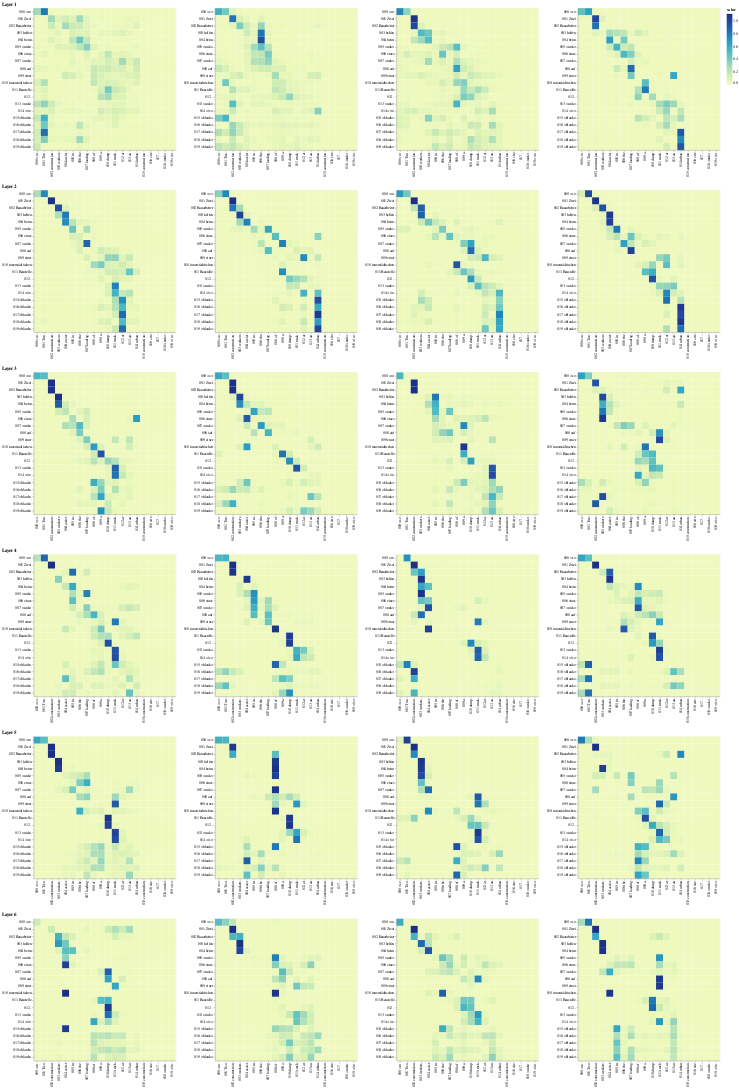

This figure's notebook cell:
### Markdown cell above
## Decoder Src Attention

### Code cell
def viz_decoder_src():
    model, example_data = run_model_example(n_examples=1)
    example = example_data[len(example_data) - 1]

    layer_viz = [
        visualize_layer(
            model,
            layer,
            get_decoder_src,
            max(len(example[1]), len(example[2])),
            example[1],
            example[2],
        )
        for layer in range(6)
    ]
    return alt.hconcat(
        layer_viz[0]
        & layer_viz[1]
        & layer_viz[2]
        & layer_viz[3]
        & layer_viz[4]
        & layer_viz[5]
    )


show_example(viz_decoder_src)

### Figure 1 — Vega-Lite specification as saved in the notebook (floating-point values rounded to 4 significant figures; data arrays with more than 128 entries replaced by an {"elided": "..."} marker saying what was removed)
{"config": {"view": {"continuousWidth": 400, "continuousHeight": 300}}, "hconcat": [{"vconcat": [{"hconcat": [{"data": {"name": "data-9c147d9bd7849dd3e0aec2409cef5d0b"}, "mark": "rect", "encoding": {"color": {"type": "quantitative", "field": "value"}, "tooltip": [{"type": "quantitative", "field": "row"}, {"type": "quantitative", "field": "column"}, {"type": "quantitative", "field": "value"}, {"type": "nominal", "field": "row_token"}, {"type": "nominal", "field": "col_token"}], "x": {"type": "nominal", "axis": {"title": ""}, "field": "col_token"}, "y": {"type": "nominal", "axis": {"title": ""}, "field": "row_token"}}, "height": 400, "selection": {"selector098": {"type": "interval", "bind": "scales", "encodings": ["x", "y"]}}, "width": 400}, {"data": {"name": "data-cc3695347d6837659bf9b734f52e812c"}, "mark": "rect", "encoding": {"color": {"type": "quantitative", "field": "value"}, "tooltip": [{"type": "quantitative", "field": "row"}, {"type": "quantitative", "field": "column"}, {"type": "quantitative", "field": "value"}, {"type": "nominal", "field": "row_token"}, {"type": "nominal", "field": "col_token"}], "x": {"type": "nominal", "axis": {"title": ""}, "field": "col_token"}, "y": {"type": "nominal", "axis": {"title": ""}, "field": "row_token"}}, "height": 400, "selection": {"selector100": {"type": "interval", "bind": "scales", "encodings": ["x", "y"]}}, "width": 400}, {"data": {"name": "data-64b879210ace35115bb11ca8cde23f9c"}, "mark": "rect", "encoding": {"color": {"type": "quantitative", "field": "value"}, "tooltip": [{"type": "quantitative", "field": "row"}, {"type": "quantitative", "field": "column"}, {"type": "quantitative", "field": "value"}, {"type": "nominal", "field": "row_token"}, {"type": "nominal", "field": "col_token"}], "x": {"type": "nominal", "axis": {"title": ""}, "field": "col_token"}, "y": {"type": "nominal", "axis": {"title": ""}, "field": "row_token"}}, "height": 400, "selection": {"selector102": {"type": "interval", "bind": "scales", "encodings": ["x", "y"]}}, "width": 400}, {"data": {"name": "data-25b355656d3d4861730d285923e48c5f"}, "mark": "rect", "encoding": {"color": {"type": "quantitative", "field": "value"}, "tooltip": [{"type": "quantitative", "field": "row"}, {"type": "quantitative", "field": "column"}, {"type": "quantitative", "field": "value"}, {"type": "nominal", "field": "row_token"}, {"type": "nominal", "field": "col_token"}], "x": {"type": "nominal", "axis": {"title": ""}, "field": "col_token"}, "y": {"type": "nominal", "axis": {"title": ""}, "field": "row_token"}}, "height": 400, "selection": {"selector104": {"type": "interval", "bind": "scales", "encodings": ["x", "y"]}}, "width": 400}]}, {"vconcat": [{"hconcat": [{"data": {"name": "data-4dd2c253db8a3621a613ed5d441ec6ed"}, "mark": "rect", "encoding": {"color": {"type": "quantitative", "field": "value"}, "tooltip": [{"type": "quantitative", "field": "row"}, {"type": "quantitative", "field": "column"}, {"type": "quantitative", "field": "value"}, {"type": "nominal", "field": "row_token"}, {"type": "nominal", "field": "col_token"}], "x": {"type": "nominal", "axis": {"title": ""}, "field": "col_token"}, "y": {"type": "nominal", "axis": {"title": ""}, "field": "row_token"}}, "height": 400, "selection": {"selector106": {"type": "interval", "bind": "scales", "encodings": ["x", "y"]}}, "width": 400}, {"data": {"name": "data-572ef0b3ba0a20638b802d2d0173caf9"}, "mark": "rect", "encoding": {"color": {"type": "quantitative", "field": "value"}, "tooltip": [{"type": "quantitative", "field": "row"}, {"type": "quantitative", "field": "column"}, {"type": "quantitative", "field": "value"}, {"type": "nominal", "field": "row_token"}, {"type": "nominal", "field": "col_token"}], "x": {"type": "nominal", "axis": {"title": ""}, "field": "col_token"}, "y": {"type": "nominal", "axis": {"title": ""}, "field": "row_token"}}, "height": 400, "selection": {"selector108": {"type": "interval", "bind": "scales", "encodings": ["x", "y"]}}, "width": 400}, {"data": {"name": "data-3b4c51081a5ff1d98843bc63207617a1"}, "mark": "rect", "encoding": {"color": {"type": "quantitative", "field": "value"}, "tooltip": [{"type": "quantitative", "field": "row"}, {"type": "quantitative", "field": "column"}, {"type": "quantitative", "field": "value"}, {"type": "nominal", "field": "row_token"}, {"type": "nominal", "field": "col_token"}], "x": {"type": "nominal", "axis": {"title": ""}, "field": "col_token"}, "y": {"type": "nominal", "axis": {"title": ""}, "field": "row_token"}}, "height": 400, "selection": {"selector110": {"type": "interval", "bind": "scales", "encodings": ["x", "y"]}}, "width": 400}, {"data": {"name": "data-3c32dd55eb0693837a7f5c903f2fad4b"}, "mark": "rect", "encoding": {"color": {"type": "quantitative", "field": "value"}, "tooltip": [{"type": "quantitative", "field": "row"}, {"type": "quantitative", "field": "column"}, {"type": "quantitative", "field": "value"}, {"type": "nominal", "field": "row_token"}, {"type": "nominal", "field": "col_token"}], "x": {"type": "nominal", "axis": {"title": ""}, "field": "col_token"}, "y": {"type": "nominal", "axis": {"title": ""}, "field": "row_token"}}, "height": 400, "selection": {"selector112": {"type": "interval", "bind": "scales", "encodings": ["x", "y"]}}, "width": 400}]}], "title": "Layer 2"}, {"vconcat": [{"hconcat": [{"data": {"name": "data-ce78d4126dc75183b4bedd6cc350e7e0"}, "mark": "rect", "encoding": {"color": {"type": "quantitative", "field": "value"}, "tooltip": [{"type": "quantitative", "field": "row"}, {"type": "quantitative", "field": "column"}, {"type": "quantitative", "field": "value"}, {"type": "nominal", "field": "row_token"}, {"type": "nominal", "field": "col_token"}], "x": {"type": "nominal", "axis": {"title": ""}, "field": "col_token"}, "y": {"type": "nominal", "axis": {"title": ""}, "field": "row_token"}}, "height": 400, "selection": {"selector114": {"type": "interval", "bind": "scales", "encodings": ["x", "y"]}}, "width": 400}, {"data": {"name": "data-04fa494a821350ffc4f2f6ebcdd1ccc8"}, "mark": "rect", "encoding": {"color": {"type": "quantitative", "field": "value"}, "tooltip": [{"type": "quantitative", "field": "row"}, {"type": "quantitative", "field": "column"}, {"type": "quantitative", "field": "value"}, {"type": "nominal", "field": "row_token"}, {"type": "nominal", "field": "col_token"}], "x": {"type": "nominal", "axis": {"title": ""}, "field": "col_token"}, "y": {"type": "nominal", "axis": {"title": ""}, "field": "row_token"}}, "height": 400, "selection": {"selector116": {"type": "interval", "bind": "scales", "encodings": ["x", "y"]}}, "width": 400}, {"data": {"name": "data-e55269e760d496d734b4575168aae80e"}, "mark": "rect", "encoding": {"color": {"type": "quantitative", "field": "value"}, "tooltip": [{"type": "quantitative", "field": "row"}, {"type": "quantitative", "field": "column"}, {"type": "quantitative", "field": "value"}, {"type": "nominal", "field": "row_token"}, {"type": "nominal", "field": "col_token"}], "x": {"type": "nominal", "axis": {"title": ""}, "field": "col_token"}, "y": {"type": "nominal", "axis": {"title": ""}, "field": "row_token"}}, "height": 400, "selection": {"selector118": {"type": "interval", "bind": "scales", "encodings": ["x", "y"]}}, "width": 400}, {"data": {"name": "data-308c11caf7390c52be2bffea0c5e702c"}, "mark": "rect", "encoding": {"color": {"type": "quantitative", "field": "value"}, "tooltip": [{"type": "quantitative", "field": "row"}, {"type": "quantitative", "field": "column"}, {"type": "quantitative", "field": "value"}, {"type": "nominal", "field": "row_token"}, {"type": "nominal", "field": "col_token"}], "x": {"type": "nominal", "axis": {"title": ""}, "field": "col_token"}, "y": {"type": "nominal", "axis": {"title": ""}, "field": "row_token"}}, "height": 400, "selection": {"selector120": {"type": "interval", "bind": "scales", "encodings": ["x", "y"]}}, "width": 400}]}], "title": "Layer 3"}, {"vconcat": [{"hconcat": [{"data": {"name": "data-47264950b926e38dfa18eac07f1a9b62"}, "mark": "rect", "encoding": {"color": {"type": "quantitative", "field": "value"}, "tooltip": [{"type": "quantitative", "field": "row"}, {"type": "quantitative", "field": "column"}, {"type": "quantitative", "field": "value"}, {"type": "nominal", "field": "row_token"}, {"type": "nominal", "field": "col_token"}], "x": {"type": "nominal", "axis": {"title": ""}, "field": "col_token"}, "y": {"type": "nominal", "axis": {"title": ""}, "field": "row_token"}}, "height": 400, "selection": {"selector122": {"type": "interval", "bind": "scales", "encodings": ["x", "y"]}}, "width": 400}, {"data": {"name": "data-dfded957151684c023827f3001c4f9da"}, "mark": "rect", "encoding": {"color": {"type": "quantitative", "field": "value"}, "tooltip": [{"type": "quantitative", "field": "row"}, {"type": "quantitative", "field": "column"}, {"type": "quantitative", "field": "value"}, {"type": "nominal", "field": "row_token"}, {"type": "nominal", "field": "col_token"}], "x": {"type": "nominal", "axis": {"title": ""}, "field": "col_token"}, "y": {"type": "nominal", "axis": {"title": ""}, "field": "row_token"}}, "height": 400, "selection": {"selector124": {"type": "interval", "bind": "scales", "encodings": ["x", "y"]}}, "width": 400}, {"data": {"name": "data-2cfc7305999c513383c1738bed47c263"}, "mark": "rect", "encoding": {"color": {"type": "quantitative", "field": "value"}, "tooltip": [{"type": "quantitative", "field": "row"}, {"type": "quantitative", "field": "column"}, {"type": "quantitative", "field": "value"}, {"type": "nominal", "field": "row_token"}, {"type": "nominal", "field": "col_token"}], "x": {"type": "nominal", "axis": {"title": ""}, "field": "col_token"}, "y": {"type": "nominal", "axis": {"title": ""}, "field": "row_token"}}, "height": 400, "selection": {"selector126": {"type": "interval", "bind": "scales", "encodings": ["x", "y"]}}, "width": 400}, {"data": {"name": "data-595925c8ee8693dae05510f0bdf50fcb"}, "mark": "rect", "encoding": {"color": {"type": "quantitative", "field": "value"}, "tooltip": [{"type": "quantitative", "field": "row"}, {"type": "quantitative", "field": "column"}, {"type": "quantitative", "field": "value"}, {"type": "nominal", "field": "row_token"}, {"type": "nominal", "field": "col_token"}], "x": {"type": "nominal", "axis": {"title": ""}, "field": "col_token"}, "y": {"type": "nominal", "axis": {"title": ""}, "field": "row_token"}}, "height": 400, "selection": {"selector128": {"type": "interval", "bind": "scales", "encodings": ["x", "y"]}}, "width": 400}]}], "title": "Layer 4"}, {"vconcat": [{"hconcat": [{"data": {"name": "data-e435d7f49d151f6d4b34297668327189"}, "mark": "rect", "encoding": {"color": {"type": "quantitative", "field": "value"}, "tooltip": [{"type": "quantitative", "field": "row"}, {"type": "quantitative", "field": "column"}, {"type": "quantitative", "field": "value"}, {"type": "nominal", "field": "row_token"}, {"type": "nominal", "field": "col_token"}], "x": {"type": "nominal", "axis": {"title": ""}, "field": "col_token"}, "y": {"type": "nominal", "axis": {"title": ""}, "field": "row_token"}}, "height": 400, "selection": {"selector130": {"type": "interval", "bind": "scales", "encodings": ["x", "y"]}}, "width": 400}, {"data": {"name": "data-ff02a346d44ca2c8f1af34b5f579eed1"}, "mark": "rect", "encoding": {"color": {"type": "quantitative", "field": "value"}, "tooltip": [{"type": "quantitative", "field": "row"}, {"type": "quantitative", "field": "column"}, {"type": "quantitative", "field": "value"}, {"type": "nominal", "field": "row_token"}, {"type": "nominal", "field": "col_token"}], "x": {"type": "nominal", "axis": {"title": ""}, "field": "col_token"}, "y": {"type": "nominal", "axis": {"title": ""}, "field": "row_token"}}, "height": 400, "selection": {"selector132": {"type": "interval", "bind": "scales", "encodings": ["x", "y"]}}, "width": 400}, {"data": {"name": "data-b4080575809d21c2c07a42b9a6448cac"}, "mark": "rect", "encoding": {"color": {"type": "quantitative", "field": "value"}, "tooltip": [{"type": "quantitative", "field": "row"}, {"type": "quantitative", "field": "column"}, {"type": "quantitative", "field": "value"}, {"type": "nominal", "field": "row_token"}, {"type": "nominal", "field": "col_token"}], "x": {"type": "nominal", "axis": {"title": ""}, "field": "col_token"}, "y": {"type": "nominal", "axis": {"title": ""}, "field": "row_token"}}, "height": 400, "selection": {"selector134": {"type": "interval", "bind": "scales", "encodings": ["x", "y"]}}, "width": 400}, {"data": {"name": "data-0b3be8d0f8fdbf0abf9368dd6aa04294"}, "mark": "rect", "encoding": {"color": {"type": "quantitative", "field": "value"}, "tooltip": [{"type": "quantitative", "field": "row"}, {"type": "quantitative", "field": "column"}, {"type": "quantitative", "field": "value"}, {"type": "nominal", "field": "row_token"}, {"type": "nominal", "field": "col_token"}], "x": {"type": "nominal", "axis": {"title": ""}, "field": "col_token"}, "y": {"type": "nominal", "axis": {"title": ""}, "field": "row_token"}}, "height": 400, "selection": {"selector136": {"type": "interval", "bind": "scales", "encodings": ["x", "y"]}}, "width": 400}]}], "title": "Layer 5"}, {"vconcat": [{"hconcat": [{"data": {"name": "data-874e158cb7eaba206d24099c325d0f97"}, "mark": "rect", "encoding": {"color": {"type": "quantitative", "field": "value"}, "tooltip": [{"type": "quantitative", "field": "row"}, {"type": "quantitative", "field": "column"}, {"type": "quantitative", "field": "value"}, {"type": "nominal", "field": "row_token"}, {"type": "nominal", "field": "col_token"}], "x": {"type": "nominal", "axis": {"title": ""}, "field": "col_token"}, "y": {"type": "nominal", "axis": {"title": ""}, "field": "row_token"}}, "height": 400, "selection": {"selector138": {"type": "interval", "bind": "scales", "encodings": ["x", "y"]}}, "width": 400}, {"data": {"name": "data-c3e4befc0d7ef409e79564f42a7f405d"}, "mark": "rect", "encoding": {"color": {"type": "quantitative", "field": "value"}, "tooltip": [{"type": "quantitative", "field": "row"}, {"type": "quantitative", "field": "column"}, {"type": "quantitative", "field": "value"}, {"type": "nominal", "field": "row_token"}, {"type": "nominal", "field": "col_token"}], "x": {"type": "nominal", "axis": {"title": ""}, "field": "col_token"}, "y": {"type": "nominal", "axis": {"title": ""}, "field": "row_token"}}, "height": 400, "selection": {"selector140": {"type": "interval", "bind": "scales", "encodings": ["x", "y"]}}, "width": 400}, {"data": {"name": "data-64e6bf8b163ee1d09860e32cea255ecd"}, "mark": "rect", "encoding": {"color": {"type": "quantitative", "field": "value"}, "tooltip": [{"type": "quantitative", "field": "row"}, {"type": "quantitative", "field": "column"}, {"type": "quantitative", "field": "value"}, {"type": "nominal", "field": "row_token"}, {"type": "nominal", "field": "col_token"}], "x": {"type": "nominal", "axis": {"title": ""}, "field": "col_token"}, "y": {"type": "nominal", "axis": {"title": ""}, "field": "row_token"}}, "height": 400, "selection": {"selector142": {"type": "interval", "bind": "scales", "encodings": ["x", "y"]}}, "width": 400}, {"data": {"name": "data-c98bf25148216f84559f0e8a542ef3b2"}, "mark": "rect", "encoding": {"color": {"type": "quantitative", "field": "value"}, "tooltip": [{"type": "quantitative", "field": "row"}, {"type": "quantitative", "field": "column"}, {"type": "quantitative", "field": "value"}, {"type": "nominal", "field": "row_token"}, {"type": "nominal", "field": "col_token"}], "x": {"type": "nominal", "axis": {"title": ""}, "field": "col_token"}, "y": {"type": "nominal", "axis": {"title": ""}, "field": "row_token"}}, "height": 400, "selection": {"selector144": {"type": "interval", "bind": "scales", "encodings": ["x", "y"]}}, "width": 400}]}], "title": "Layer 6"}], "title": "Layer 1"}], "$schema": "https://vega.github.io/schema/vega-lite/v4.8.1.json", "datasets": {"data-9c147d9bd7849dd3e0aec2409cef5d0b": {"elided": "400 records"}, "data-cc3695347d6837659bf9b734f52e812c": {"elided": "400 records"}, "data-64b879210ace35115bb11ca8cde23f9c": {"elided": "400 records"}, "data-25b355656d3d4861730d285923e48c5f": {"elided": "400 records"}, "data-4dd2c253db8a3621a613ed5d441ec6ed": {"elided": "400 records"}, "data-572ef0b3ba0a20638b802d2d0173caf9": {"elided": "400 records"}, "data-3b4c51081a5ff1d98843bc63207617a1": {"elided": "400 records"}, "data-3c32dd55eb0693837a7f5c903f2fad4b": {"elided": "400 records"}, "data-ce78d4126dc75183b4bedd6cc350e7e0": {"elided": "400 records"}, "data-04fa494a821350ffc4f2f6ebcdd1ccc8": {"elided": "400 records"}, "data-e55269e760d496d734b4575168aae80e": {"elided": "400 records"}, "data-308c11caf7390c52be2bffea0c5e702c": {"elided": "400 records"}, "data-47264950b926e38dfa18eac07f1a9b62": {"elided": "400 records"}, "data-dfded957151684c023827f3001c4f9da": {"elided": "400 records"}, "data-2cfc7305999c513383c1738bed47c263": {"elided": "400 records"}, "data-595925c8ee8693dae05510f0bdf50fcb": {"elided": "400 records"}, "data-e435d7f49d151f6d4b34297668327189": {"elided": "400 records"}, "data-ff02a346d44ca2c8f1af34b5f579eed1": {"elided": "400 records"}, "data-b4080575809d21c2c07a42b9a6448cac": {"elided": "400 records"}, "data-0b3be8d0f8fdbf0abf9368dd6aa04294": {"elided": "400 records"}, "data-874e158cb7eaba206d24099c325d0f97": {"elided": "400 records"}, "data-c3e4befc0d7ef409e79564f42a7f405d": {"elided": "400 records"}, "data-64e6bf8b163ee1d09860e32cea255ecd": {"elided": "400 records"}, "data-c98bf25148216f84559f0e8a542ef3b2": {"elided": "400 records"}}}
